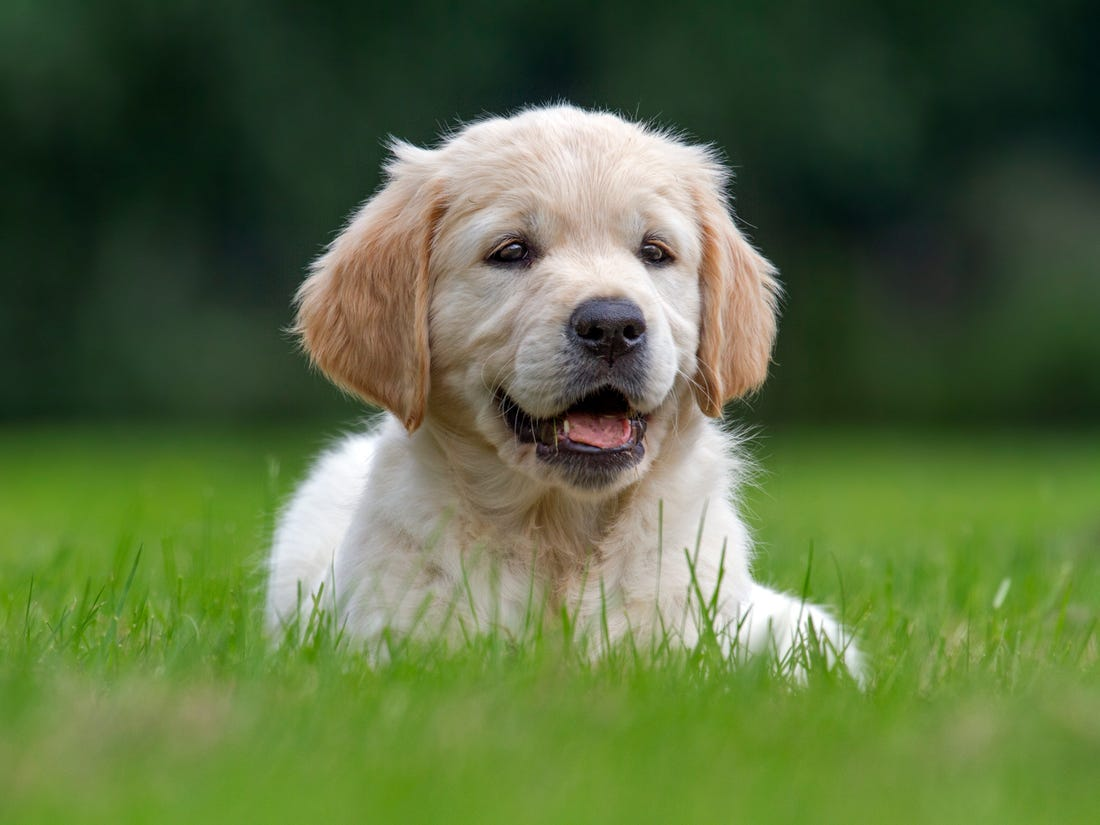
#> input picture mineria de datos/datos/Dog.jpg, 1100 x 825 px, found by its file name
$ jupyter execute image_filter.ipynb
#> lines starting #> are read from the running program, lines starting #| are printed output that depends on the picture
[cell 1]
import numpy as np
import matplotlib.pyplot as plt
from PIL import Image
from scipy.ndimage import gaussian_filter, uniform_filter, median_filter

[cell 2]
rng = np.random.default_rng(seed=42)

image = Image.open('datos\\Dog.jpg').convert('L')
original = np.asarray(image,dtype=np.float64) # matrix to be used for smoothing
noise = rng.normal(loc = 0, scale = 150, size = original.shape) # add noise to the original image

distorted = original + noise
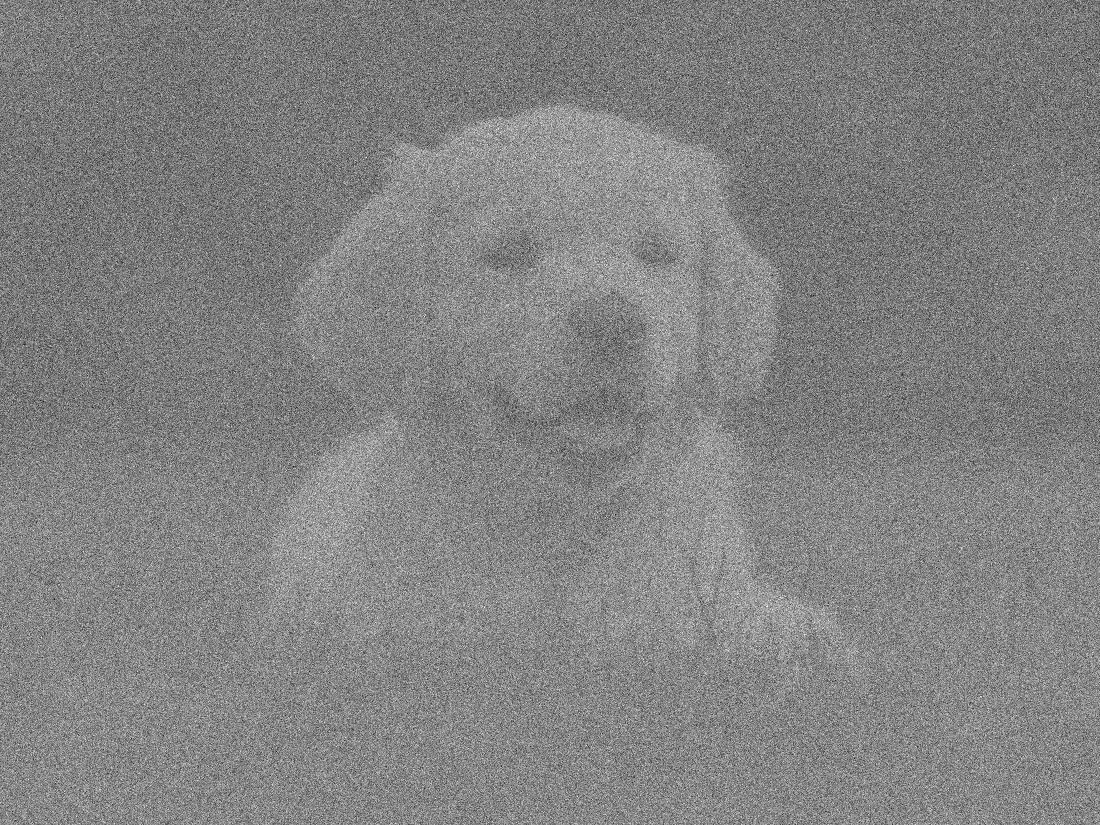
#> distorted: shape (825, 1100) float64; min -698.3, max 850.4, mean 97.4; drawn with min black and max white

# apply a function such that, 0 < I_ij < 255 If less than a zero it assigns a zero val
# If greater tahn 255 it assigns 255

# distorted = np.where(distorted > 255, 255, distorted)
# distorted = np.where(distorted < 0, 0, distorted)

distorted = np.clip(distorted, 0, 255)
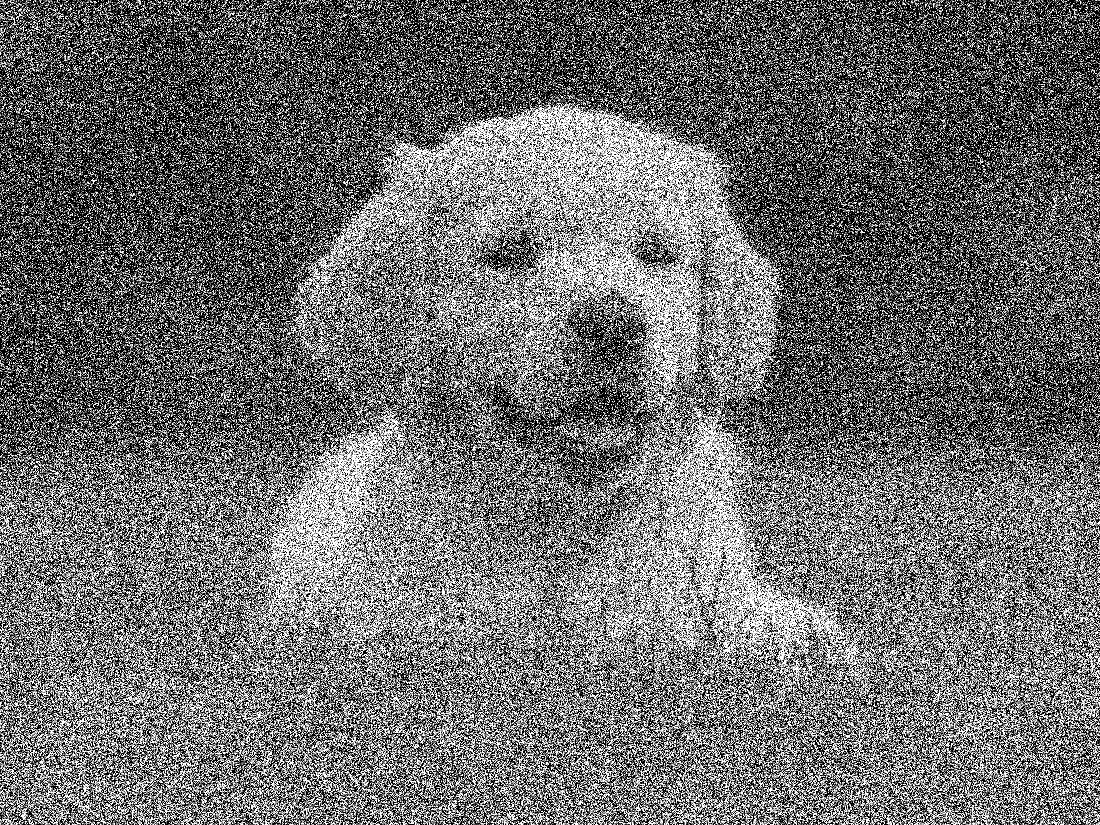
#> distorted: shape (825, 1100) float64; min 0, max 255, mean 110.1

# smoothingguassian_filter by mean, gaussian and median

mean_filter = uniform_filter(distorted, size = 8)
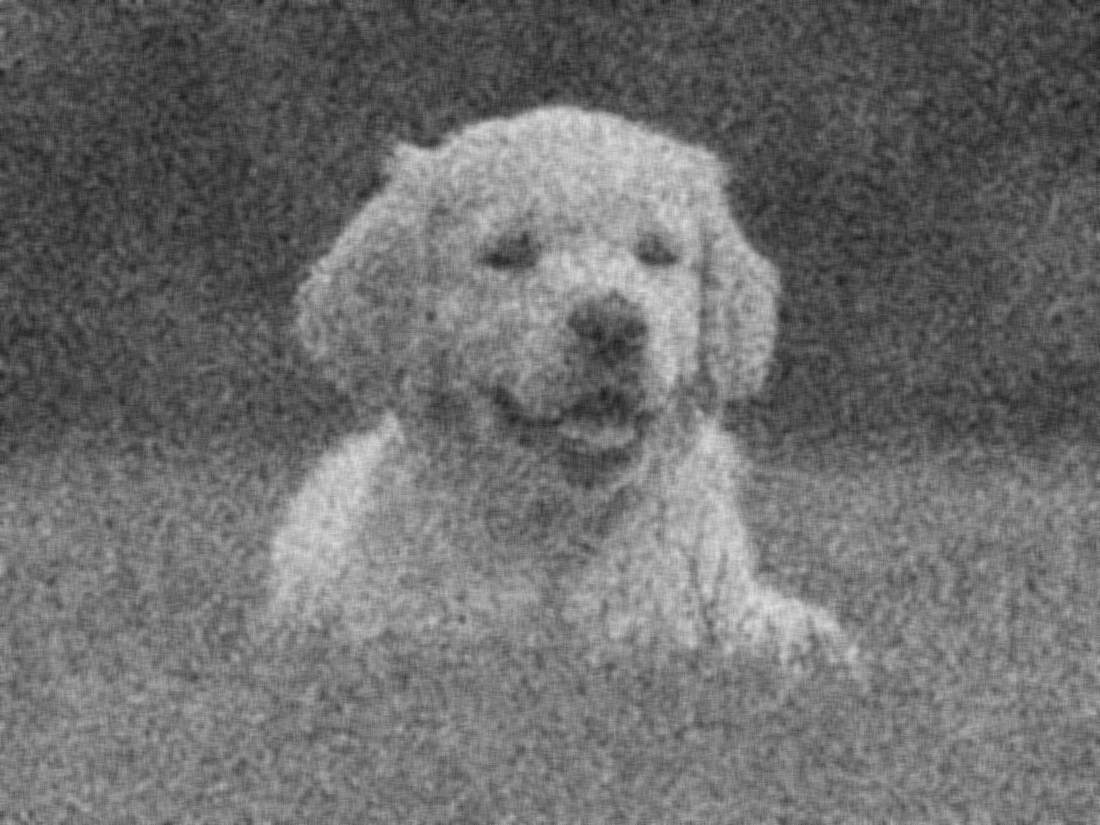
#> mean_filter: shape (825, 1100) float64; min 28.64, max 224.5, mean 110.1
median = median_filter(distorted, size = 10)
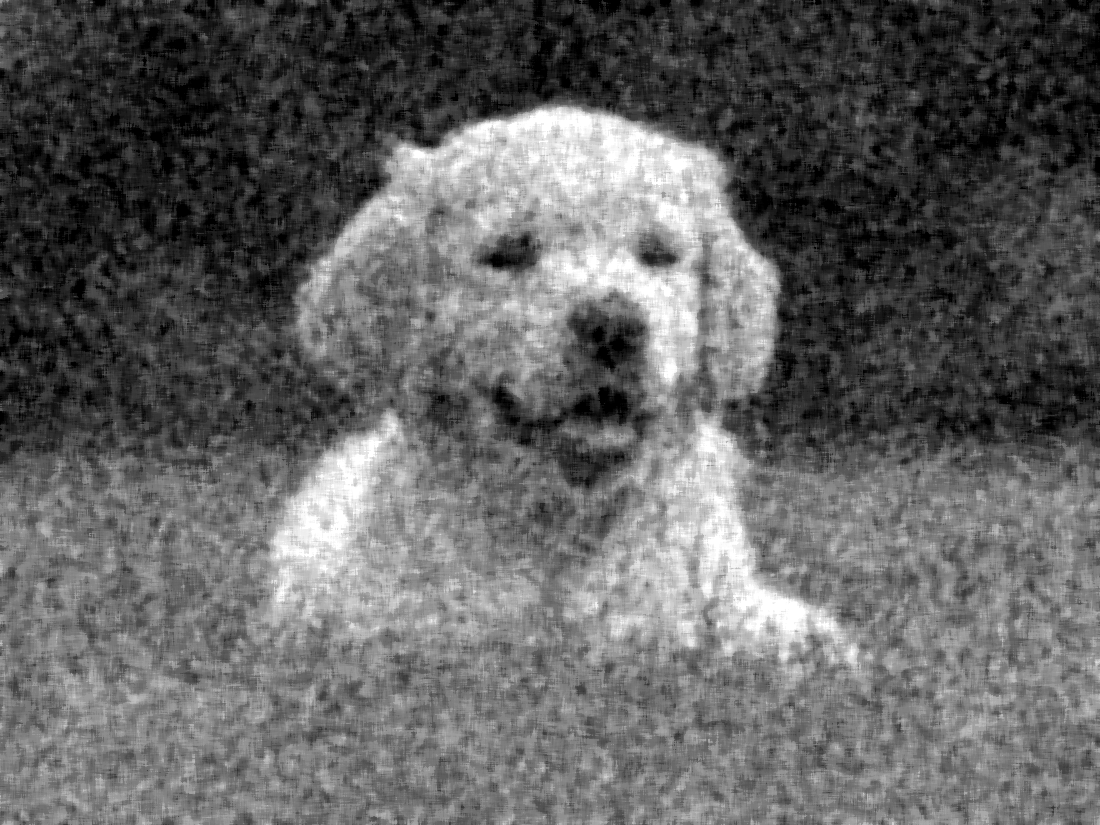
#> median: shape (825, 1100) float64; min 0, max 255, mean 99.2
gaussiano = gaussian_filter(distorted, sigma = 0.1, mode='reflect')


fig, ax = plt.subplots(1,5,figsize=(15,8))
ax[0].imshow(original, cmap ='gray', vmin=0, vmax=255)
ax[0].set_title('original')
ax[1].imshow(distorted, cmap ='gray', vmin=0, vmax=255)
ax[1].set_title('distorted')
ax[2].imshow(mean_filter, cmap ='gray', vmin=0, vmax=255)
ax[2].set_title('mean filter')
ax[3].imshow(median, cmap ='gray', vmin=0, vmax=255)
ax[3].set_title('median filter')
ax[4].imshow(gaussiano, cmap ='gray', vmin=0, vmax=255)
ax[4].set_title('gaussian filter')
ax[4].set_yticks([])
ax[3].set_yticks([])
ax[2].set_yticks([])
ax[1].set_yticks([])
ax[0].set_yticks([])

$ run again, with mineria de datos/datos/Meteosat-12-fci-march-equinox-2025-noon.jpg copied over mineria de datos/datos/Dog.jpg
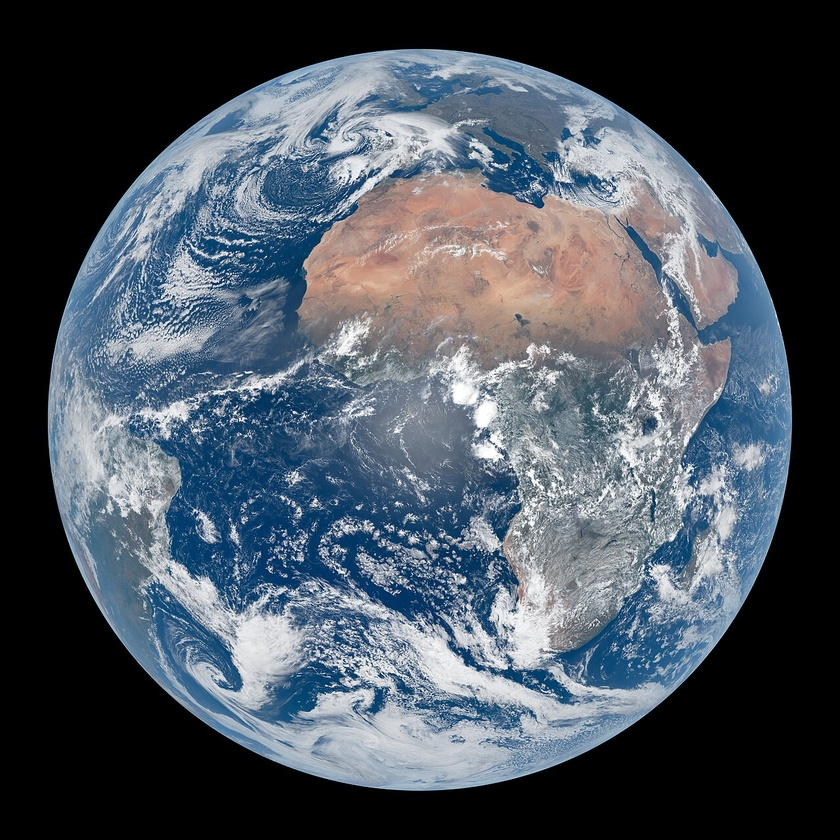
#> input picture mineria de datos/datos/Meteosat-12-fci-march-equinox-2025-noon.jpg, 840 x 840 px, shrunk from 1280 x 1280 before the run, found by its file name
#> `mean_filter = uniform_filter(distorted, size = 8)`:
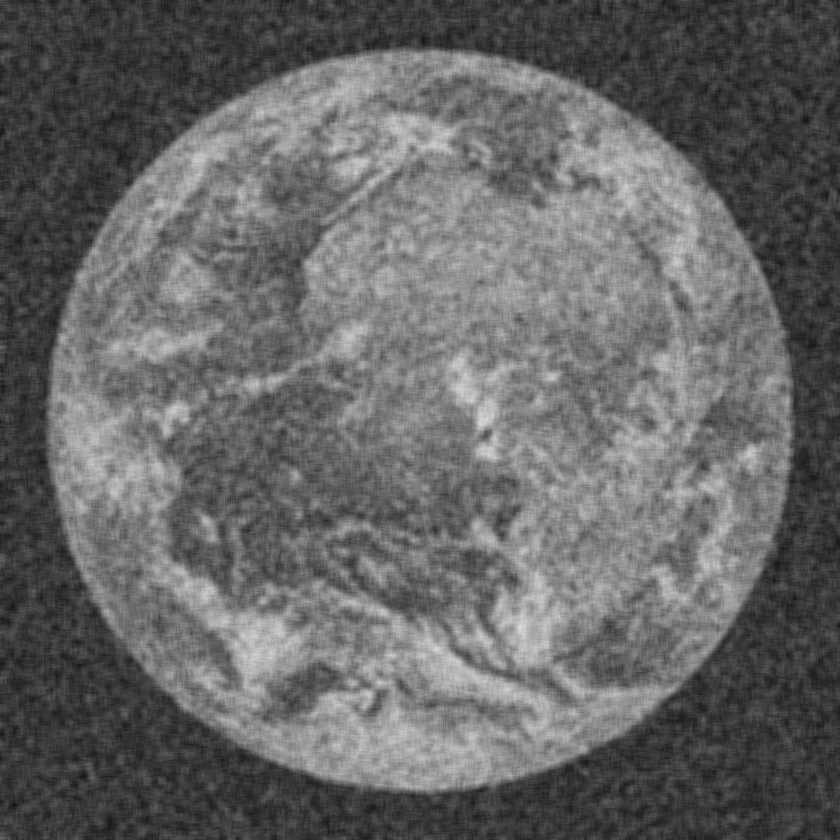
#> mean_filter: shape (840, 840) float64; min 18.61, max 224.8, mean 102.5
#> `median = median_filter(distorted, size = 10)`:
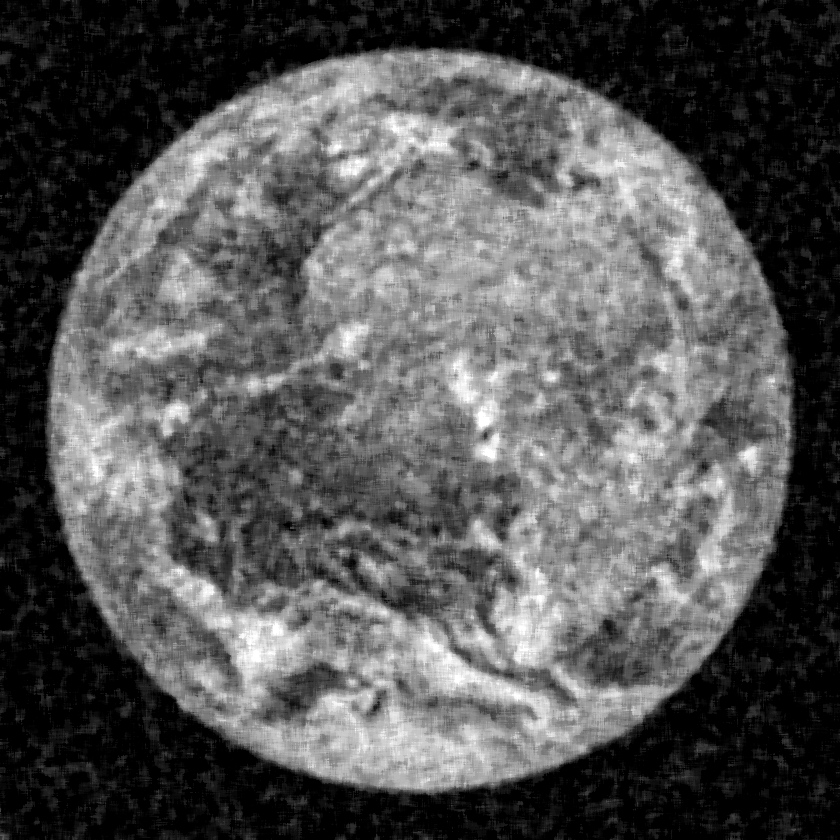
#> median: shape (840, 840) float64; min 0, max 255, mean 86.3
